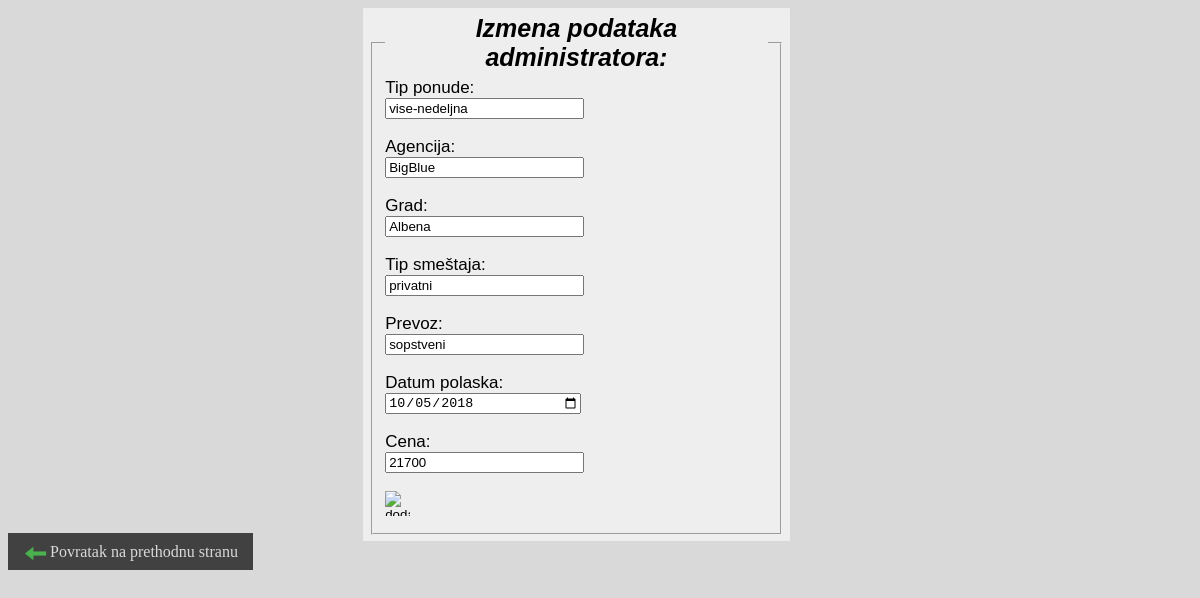
Screenshot of /izmeni-aranzmane.php?id=11 (signed in) with the database file from the repository.
### tables this page shows
CREATE TABLE `aranzman` (
  `id` int(11) NOT NULL,
  `ponude` varchar(16) NOT NULL,
  `agencija` varchar(20) NOT NULL,
  `grad` varchar(32) NOT NULL,
  `tip_smestaja` varchar(16) NOT NULL,
  `prevoz` varchar(16) NOT NULL,
  `datum_polaska` date NOT NULL,
  `komentar` varchar(32) DEFAULT NULL,
  `cena` float NOT NULL
);

### php/profil-admin.php (called while the page is built, shortened)
<?php
class profil_admin {
    private $dbh;
    function __construct() {
        try {
            $this->dbh=new PDO("mysql:host=".self::host_name.";dbname=".self::db_name, self::user, self::pass);
        } catch (PDOException $e) {
            echo "Greška!";
            echo $e->getMessage();
           }
        }
    public function uzmiPodatkeAranzman($id){
        try{
        $sql="select id,ponude,agencija,grad,tip_smestaja,prevoz,datum_polaska,cena from aranzman where id='$id'";
        $pdo_izraz= $this->dbh->query($sql);
        $niz=$pdo_izraz->fetchAll(PDO::FETCH_ASSOC);
        return $niz;
        }
        catch(PDOException $e){
            echo "Greška!";
            echo $e->getMessage();
            return false;
        }
    }
}

### izmeni-aranzmane.php (the view, shortened to what this page needs)
<!DOCTYPE html>
<html>
    <head>
        <link rel="stylesheet" type="text/css" href="register.css">
    </head>
    <body>
        <?php
        require_once "php/profil-admin.php";
        $korisnik=new profil_admin();
        $podaci=$korisnik->uzmiPodatkeAranzman($_GET["id"]);
        ?>
        <?php if(!isset($_GET["ponude"])) { ?>
        <form name="myForm" id="register" action="<?php $_SERVER["PHP_SELF"] ?>" method="get" >
                <fieldset>
                    <legend>Izmena podataka administratora:</legend>
                    <label for="ponude">Tip ponude: </label><br>
                    <input class="fpn" type="text" name="ponude" size="30" value="<?php echo $podaci[0]["ponude"] ?>"><br>
                    <br>
                    <label for="agencija">Agencija: </label><br>
                    <input class="fpn" type="text" name="agencija" size="30" value="<?php echo $podaci[0]["agencija"] ?>"><br>
                    <br>
            		<label for="grad">Grad: </label><br>
                        <input class="fpn" type="text" name="grad" size="30" value="<?php echo $podaci[0]["grad"] ?>"><br>
                    <br>
            		<label for="smestaj">Tip smeštaja: </label><br>
                        <input class="fpn" type="text" name="smestaj" size="30" value="<?php echo $podaci[0]["tip_smestaja"] ?>"><br>
                    <br>
            		<label for="prevoz">Prevoz: </label><br>
                        <input class="fpn" type="text" name="prevoz" size="30" value="<?php echo $podaci[0]["prevoz"] ?>"><br>
                    <br>
            		<label for="date">Datum polaska: </label><br>
                        <input class="fpn" type="date" name="date" size="30" value="<?php echo $podaci[0]["datum_polaska"] ?>"><br>
                    <br>
            		<label for="cena">Cena: </label><br>
                        <input class="fpn" type="text" name="cena" size="30" value="<?php echo $podaci[0]["cena"] ?>"><br>
                        <br>
                        <input type="image" src="pictures/insert.png" alt="dodaj" width="25" height="25" onclick="return validacijaSubmit()">
                </fieldset>
    	</form>
        <?php
        }
        ?>
        <a id="backarrow" href="dodaj-brisi-aranzmani.php" style="padding: 10px 15px; background: #414141; color: #d9d9d9; text-decoration: none;"><img src="pictures/arrow-left.png" height="25" width="25" style="vertical-align: middle; margin-right: 2px;" >Povratak na prethodnu stranu</a>
    </body>
</html>

### register.css (style rules this page uses)
body { background-color: #d9d9d9; }
#register { border: 1.5px solid #eeeded; padding: 5px 5px 5px ; width: 35%; background-color: #eee; margin-left: 30%; }
legend { font: bold italic 25px Arial; text-align: center; }
label { font: 17px Arial; }
.fpn { width: 50%; }

### rows the page displays
aranzman: ponude "vise-nedeljna", agencija "BigBlue", grad "Albena", smestaj "privatni", prevoz "sopstveni", date "10/05/2018", cena "21700"
